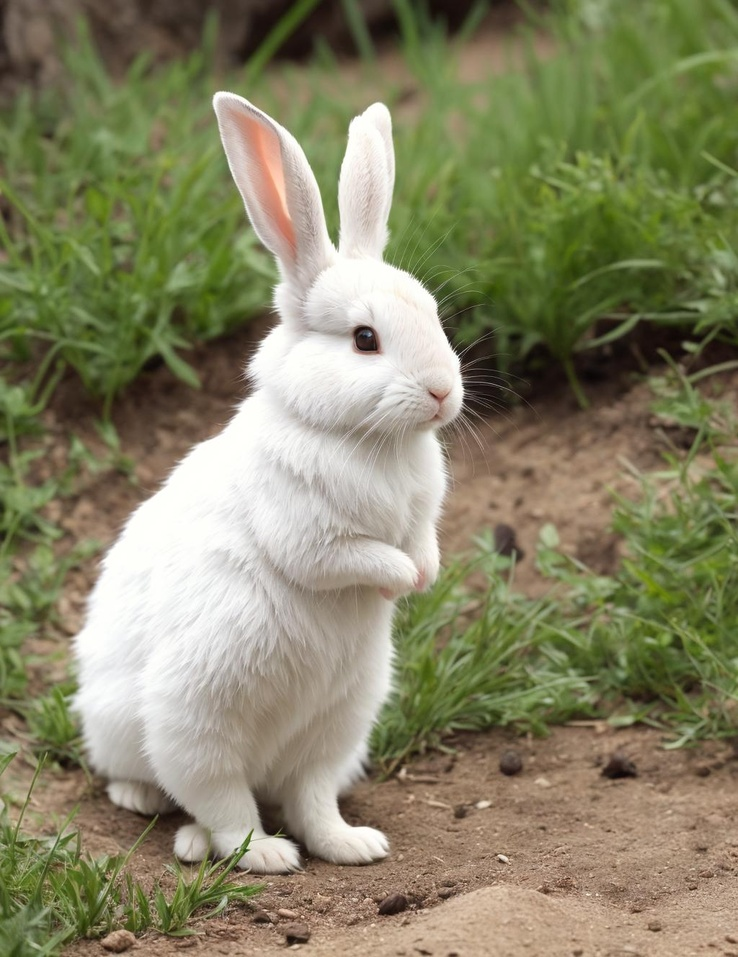
#> input picture homeworks/pic.jpeg, 738 x 957 px, shrunk from 1024 x 1328 before the run, found by its file name
$ jupyter execute tasks.ipynb
#> lines starting #> are read from the running program, lines starting #| are printed output that depends on the picture
### Васаулюа Брюнотт Тази -- М81

[cell 1]
import sys
import cv2
import numpy as np

1. Найти все orb features точки на изображении

[cell 2]
# Read the image file
img = cv2.imread(r"D:\University\Sem1\Computer vision\Computer-vision-course\homeworks\pic.jpeg")
#> img is the input picture: shape (957, 738, 3); mean B, G, R 101.6, 132.2, 134.5

# Check if the image file was read successfully
if img is None:
    print("Error: Unable to read image file.")
else:
    print("Image file read successfully.")

    # Convert the image to grayscale
    gray = cv2.cvtColor(img, cv2.COLOR_BGR2GRAY)
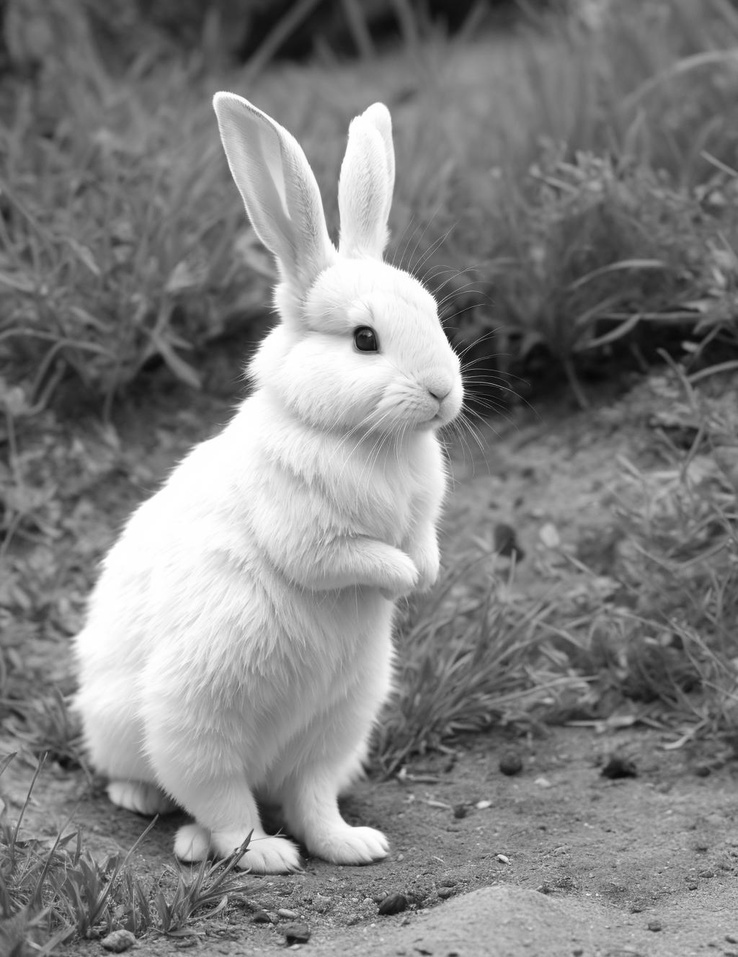
#> gray: shape (957, 738); min 5, max 255, mean 129.4

    # Create an ORB detector
    orb = cv2.ORB_create()

    # Detect keypoints
    keypoints = orb.detect(gray, None)
#> keypoints = 500 keypoints; strongest (x, y, size): (457, 356, 31), (456, 353, 31), (456, 351, 31), (373, 348, 111.1)

    # Draw keypoints on the original image
    img_drawn = cv2.drawKeypoints(img, keypoints, None, (0, 255, 0), 4)
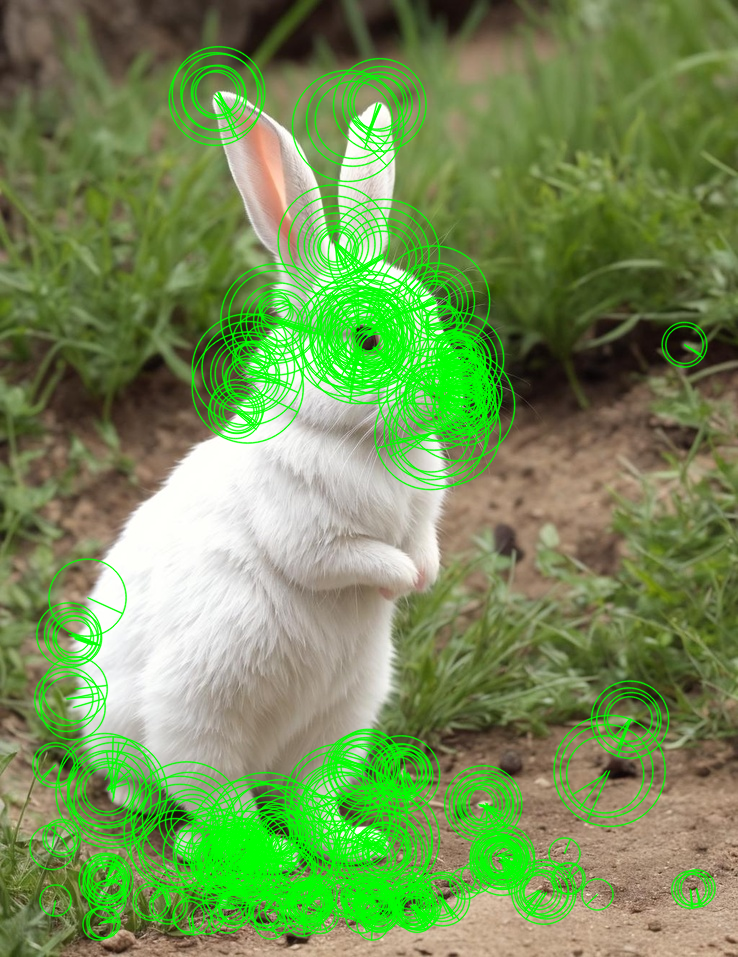
#> img_drawn: shape (957, 738, 3); mean B, G, R 86.5, 144.3, 116.1

    # Save the output image to a file
    cv2.imwrite("result1.jpg", img_drawn)

    print("Output image saved to result1.jpg")

2. Найти все sift features точки на изображении

[cell 3]
# Загрузите изображение
img = cv2.imread(r"D:\University\Sem1\Computer vision\Computer-vision-course\homeworks\pic.jpeg")

if img is None:
    print("Error: Unable to read image file.")
else:
    print("Image file read successfully.")

# Преобразуйте изображение в grayscale
gray = cv2.cvtColor(img, cv2.COLOR_BGR2GRAY)

# Создайте SIFT-детектор
sift = cv2.SIFT_create()

# Найдите ключевые точки (SIFT-признаки) на изображении
keypoints = sift.detect(gray, None)
#> keypoints = 2668 keypoints; strongest (x, y, size): (366, 340, 19.9), (279, 852, 20.2), (368, 841, 21.4), (351, 809, 19.3)

# Нарисуйте ключевые точки на изображении
img_keypoints = cv2.drawKeypoints(img, keypoints, None, (0, 255, 0), 4)


# Save the output image to a file
cv2.imwrite("result2.jpg", img_keypoints)

print("Output image saved to result2.jpg")

# # Выведите изображение с ключевыми точками
# cv2.imshow('SIFT-признаки', img_keypoints)
# cv2.waitKey(0)
# cv2.destroyAllWindows()

# Выведите количество найденных ключевых точек
print('Количество SIFT-признаков:', len(keypoints))
#| Количество SIFT-признаков: 2668

3. Найти canny edges на изображенни

[cell 4]
# Загрузите изображение
img = cv2.imread(r"D:\University\Sem1\Computer vision\Computer-vision-course\homeworks\pic.jpeg")

# Check if the image file was read successfully
if img is None:
    print("Error: Unable to read image file.")
else:
    print("Image file read successfully.")

# Преобразуйте изображение в grayscale
gray = cv2.cvtColor(img, cv2.COLOR_BGR2GRAY)

# Найдите Canny edges на изображении
edges = cv2.Canny(gray, 50, 150)
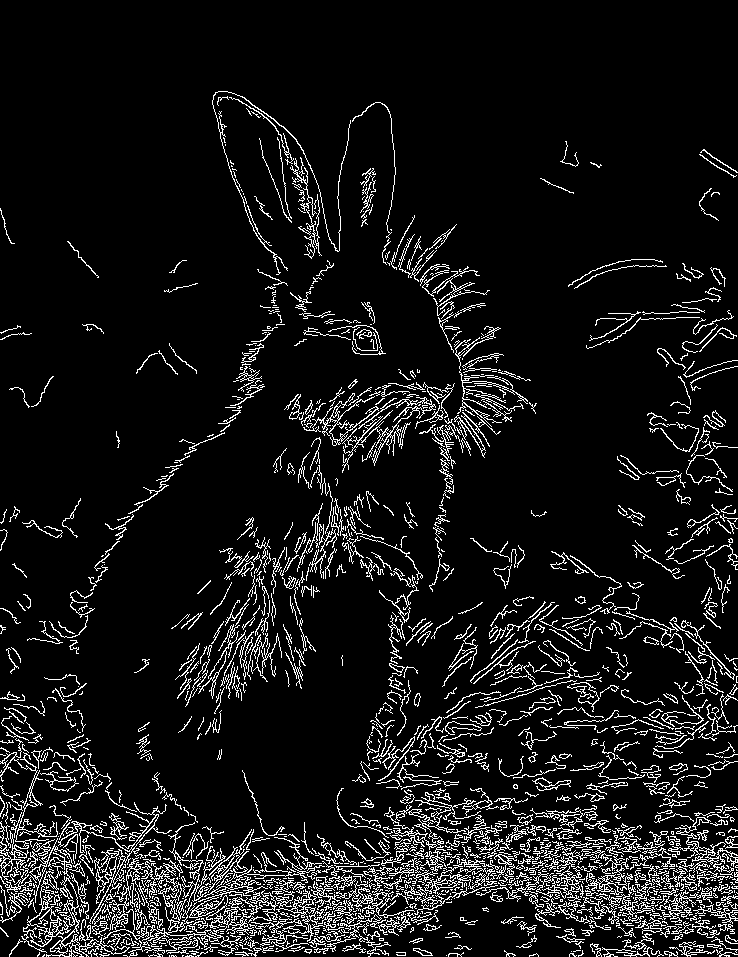
#> edges: shape (957, 738); 8.7% white in thin lines or dots

# # Выведите изображение с Canny edges
# cv2.imshow('Canny Edges', edges)
# cv2.waitKey(0)
# cv2.destroyAllWindows()
# Save the output image to a file

cv2.imwrite("result3.jpg", edges)

print("Output image saved to result3.jpg")

4. Перевести изображение в grayscale

[cell 5]
# [20 lines of commented-out code are left out]
img = cv2.imread(r"D:\University\Sem1\Computer vision\Computer-vision-course\homeworks\pic.jpeg")

# Check if the image file was read successfully
if img is None:
    print("Error: Unable to read image file.")
else:
    print("Image file read successfully.")

# Преобразуйте изображение в grayscale
gray = cv2.cvtColor(img, cv2.COLOR_BGR2GRAY)

# # Выведите grayscale-изображение
# cv2.imshow('Grayscale', gray)
# cv2.waitKey(0)
# cv2.destroyAllWindows()

# Save the output image to a file
cv2.imwrite("result4.jpg", gray)

print("Output image saved to result4.jpg")

5. Перевести изображение в hsv

[cell 6]
# Загрузите изображение
img = cv2.imread(r"D:\University\Sem1\Computer vision\Computer-vision-course\homeworks\pic.jpeg")

# Check if the image file was read successfully
if img is None:
    print("Error: Unable to read image file.")
else:
    print("Image file read successfully.")

# Преобразуйте изображение в HSV
hsv = cv2.cvtColor(img, cv2.COLOR_BGR2HSV)
#> hsv: shape (957, 738, 3); mean H, S, V 26.6, 85.1, 140.7

# # Выведите HSV-изображение
# cv2.imshow('HSV', hsv)
# cv2.waitKey(0)
# cv2.destroyAllWindows()

# Save the output image to a file
cv2.imwrite("result5.jpg", hsv)

print("Output image saved to result5.jpg")

6. Отразить изображение по правой границе

[cell 7]
# Загрузите изображение
img = cv2.imread(r"D:\University\Sem1\Computer vision\Computer-vision-course\homeworks\pic.jpeg")

# Check if the image file was read successfully
if img is None:
    print("Error: Unable to read image file.")
else:
    print("Image file read successfully.")

# Отразите изображение по правой границе
flipped_img = cv2.flip(img, 1)

# # Выведите отраженное изображение
# cv2.imshow('Flipped Image', flipped_img)
# cv2.waitKey(0)
# cv2.destroyAllWindows()
# Save the output image to a file

cv2.imwrite("result6.jpg", flipped_img)

print("Output image saved to result6.jpg")

7. Отразить изображение по нижней границе

[cell 8]
# Загрузите изображение
img = cv2.imread(r"D:\University\Sem1\Computer vision\Computer-vision-course\homeworks\pic.jpeg")

# Check if the image file was read successfully
if img is None:
    print("Error: Unable to read image file.")
else:
    print("Image file read successfully.")

# Отразите изображение по нижней границе
flipped_img = cv2.flip(img, 0)
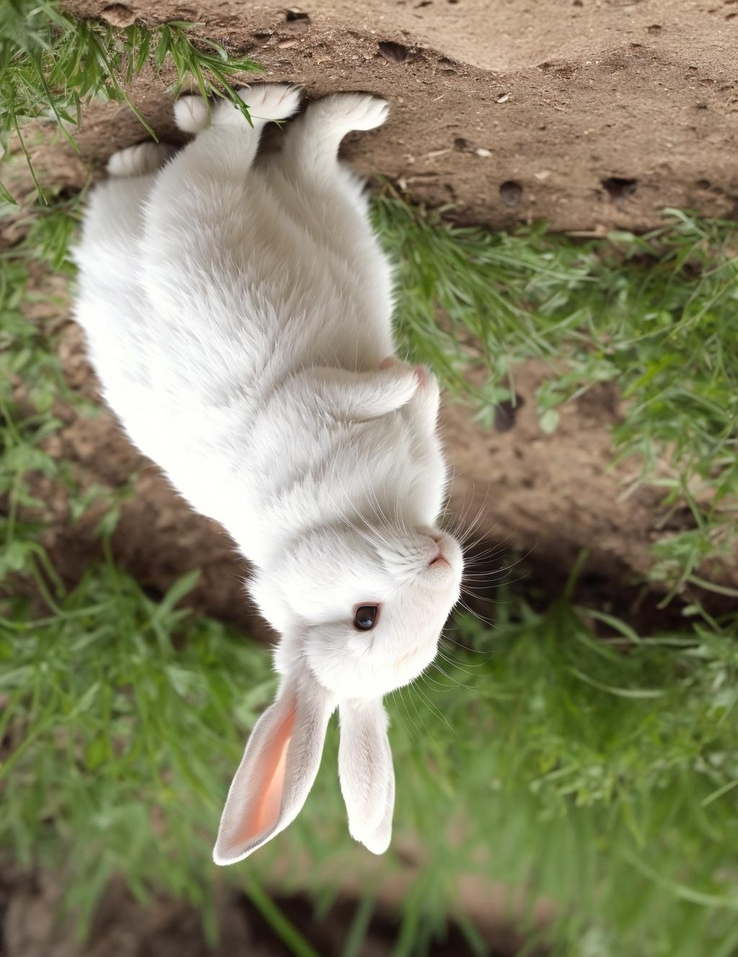
#> flipped_img: shape (957, 738, 3); mean B, G, R 101.6, 132.2, 134.5

# # Выведите отраженное изображение
# cv2.imshow('Flipped Image', flipped_img)
# cv2.waitKey(0)
# cv2.destroyAllWindows()
cv2.imwrite("result7.jpg", flipped_img)

print("Output image saved to result7.jpg")

8. Повернуть изображение на 45 градусов

[cell 9]
# Загрузите изображение
img = cv2.imread(r"D:\University\Sem1\Computer vision\Computer-vision-course\homeworks\pic.jpeg")

# Check if the image file was read successfully
if img is None:
    print("Error: Unable to read image file.")
else:
    print("Image file read successfully.")

# Определите матрицу поворота
(h, w) = img.shape[:2]
#> h = 957; w = 738
center = (w // 2, h // 2)
#> center = (369, 478)
M = cv2.getRotationMatrix2D(center, 45, 1.0)

# Поверните изображение
rotated_img = cv2.warpAffine(img, M, (w, h))

# # Выведите повернутое изображение
# cv2.imshow('Rotated Image', rotated_img)
# cv2.waitKey(0)
# cv2.destroyAllWindows()

cv2.imwrite("result8.jpg", rotated_img)

print("Output image saved to result8.jpg")

9. Повернуть изображение на 30 градусов вокруг заданной точки

[cell 10]
# Загрузите изображение
img = cv2.imread(r"D:\University\Sem1\Computer vision\Computer-vision-course\homeworks\pic.jpeg")

# Check if the image file was read successfully
if img is None:
    print("Error: Unable to read image file.")
else:
    print("Image file read successfully.")

# Определите точку поворота
center_x, center_y = 100, 100  # задайте координаты точки поворота

# Определите матрицу поворота
(h, w) = img.shape[:2]
M = cv2.getRotationMatrix2D((center_x, center_y), 30, 1.0)

# Поверните изображение
rotated_img = cv2.warpAffine(img, M, (w, h))
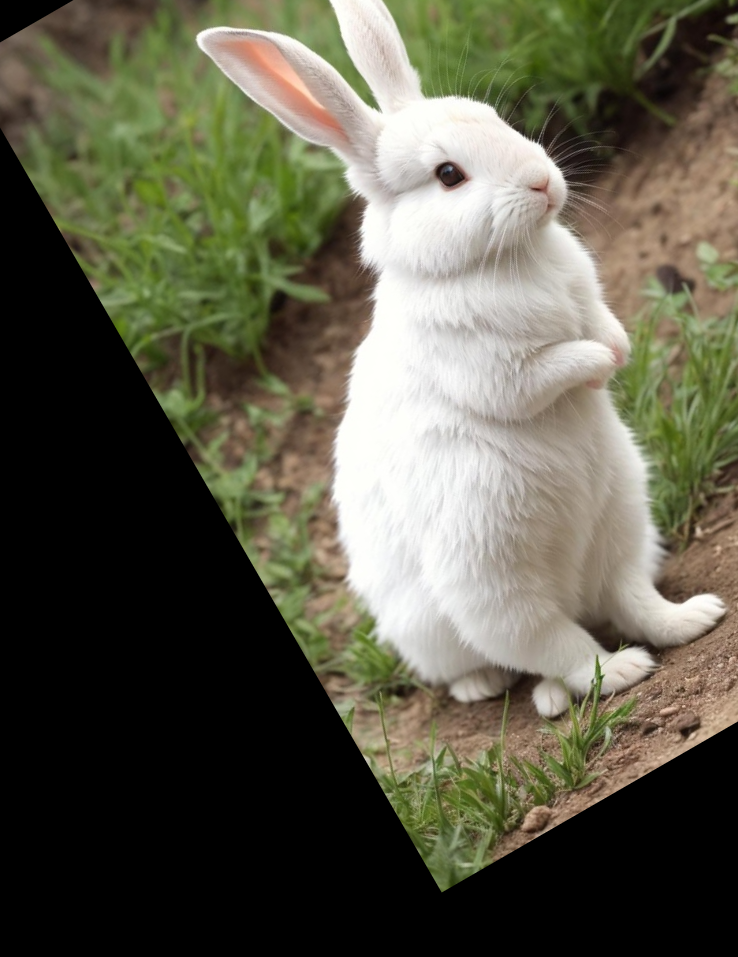
#> rotated_img: shape (957, 738, 3); mean B, G, R 74.6, 91.5, 93.2

# # Выведите повернутое изображение
# cv2.imshow('Rotated Image', rotated_img)
# cv2.waitKey(0)
# cv2.destroyAllWindows()

cv2.imwrite("result9.jpg", rotated_img)

print("Output image saved to result9.jpg")

10. Сместить изображение на 10 пикселей вправо

[cell 11]
# Загрузите изображение
img = cv2.imread(r"D:\University\Sem1\Computer vision\Computer-vision-course\homeworks\pic.jpeg")

# Check if the image file was read successfully
if img is None:
    print("Error: Unable to read image file.")
else:
    print("Image file read successfully.")

# Определите матрицу смещения
M = np.float32([[1, 0, 10], [0, 1, 0]])

# Сместите изображение
shifted_img = cv2.warpAffine(img, M, (img.shape[1], img.shape[0]))
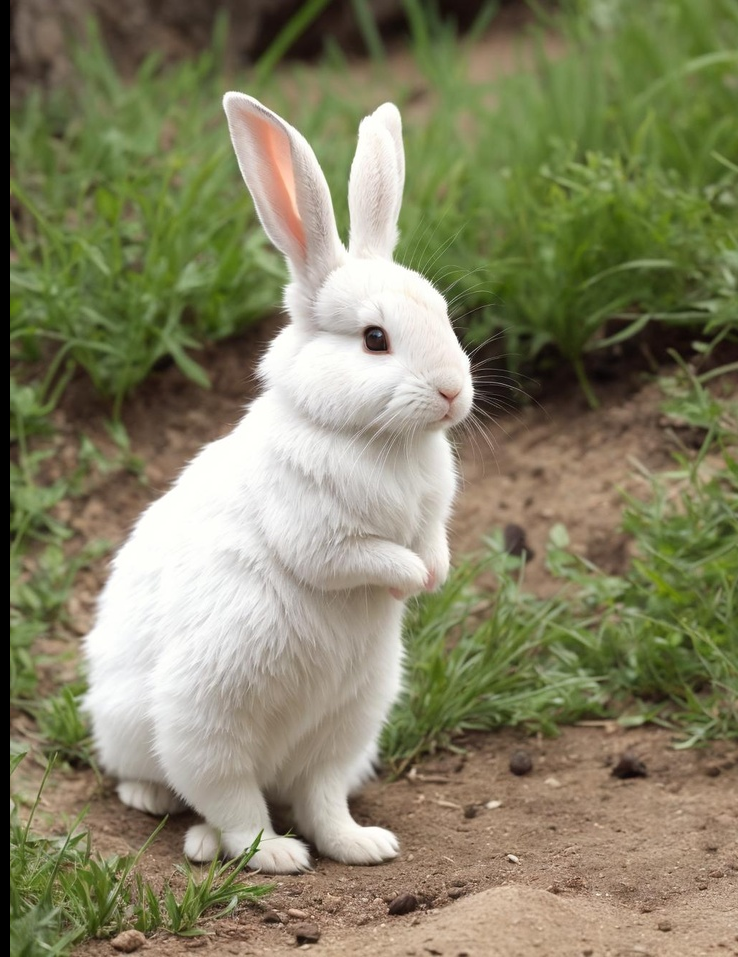
#> shifted_img: shape (957, 738, 3); mean B, G, R 100.6, 130.7, 133

# # Выведите смещенное изображение
# cv2.imshow('Shifted Image', shifted_img)
# cv2.waitKey(0)
# cv2.destroyAllWindows()

cv2.imwrite("result10.jpg", shifted_img)

print("Output image saved to result10.jpg")

$ run again, with homeworks/lapin.jpg copied over homeworks/pic.jpeg
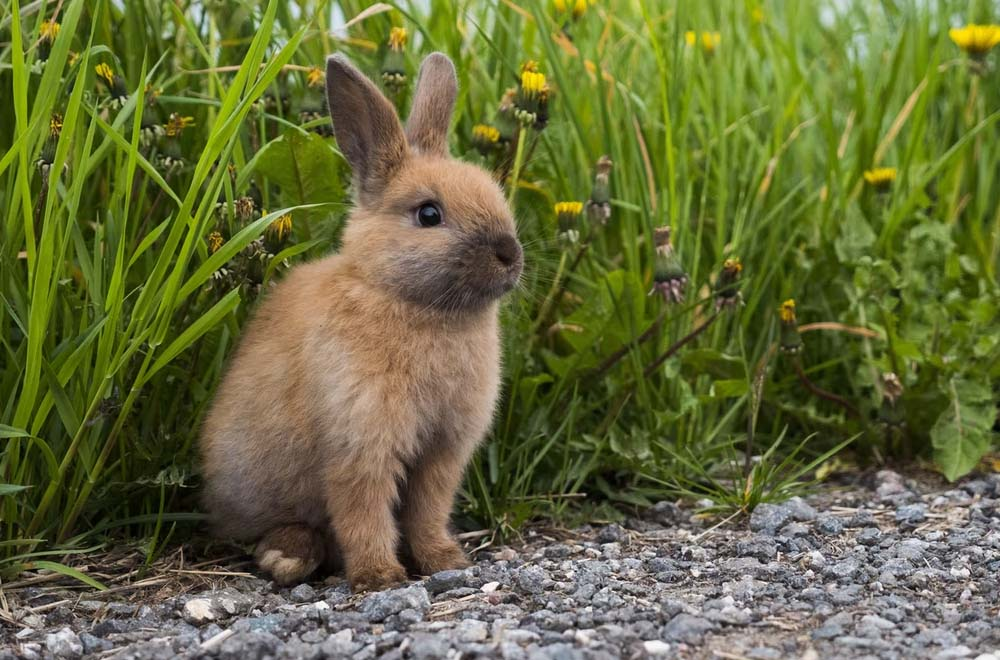
#> input picture homeworks/lapin.jpg, 1000 x 660 px, found by its file name
#> img is the input picture: shape (660, 1000, 3); mean B, G, R 59.6, 107.3, 102.5
#> `keypoints = orb.detect(gray, None)`: keypoints = 500 keypoints; strongest (x, y, size): (778, 553, 31), (482, 588, 31), (779, 553, 37.2), (618, 579, 31)
#> `keypoints = sift.detect(gray, None)`: keypoints = 7275 keypoints; strongest (x, y, size): (499, 588, 3.8), (881, 589, 2.1), (321, 605, 6.6), (199, 607, 14.8)
#| Количество SIFT-признаков: 7275
#> `edges = cv2.Canny(gray, 50, 150)`:
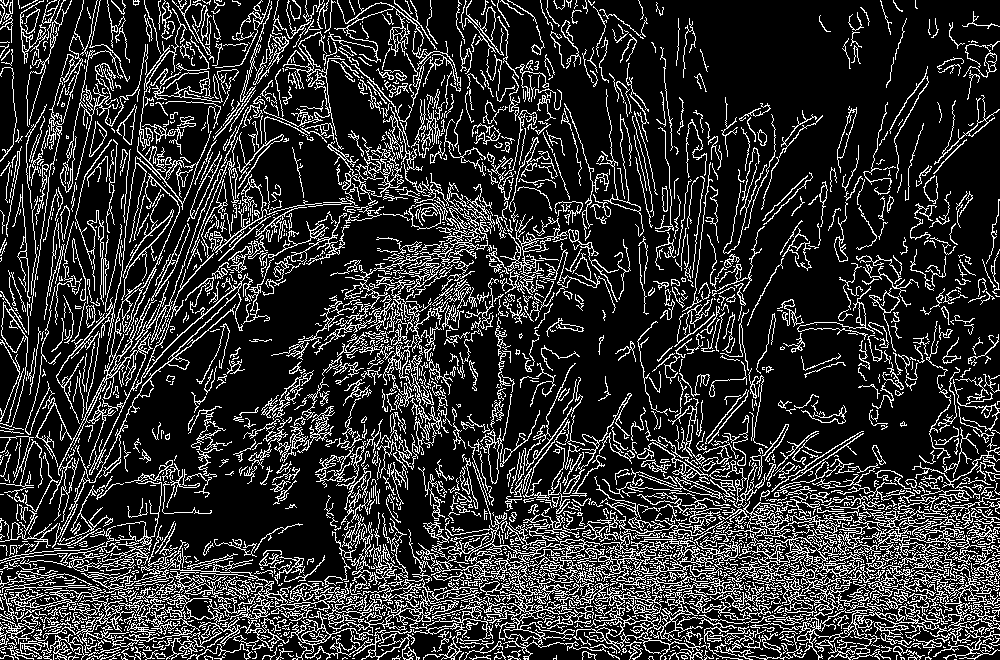
#> edges: shape (660, 1000); 19% white in thin lines or dots
#> hsv: shape (660, 1000, 3); mean H, S, V 41.7, 134.6, 113.2
#> `shifted_img = cv2.warpAffine(img, M, (img.shape[1], img.shape[0]))`:
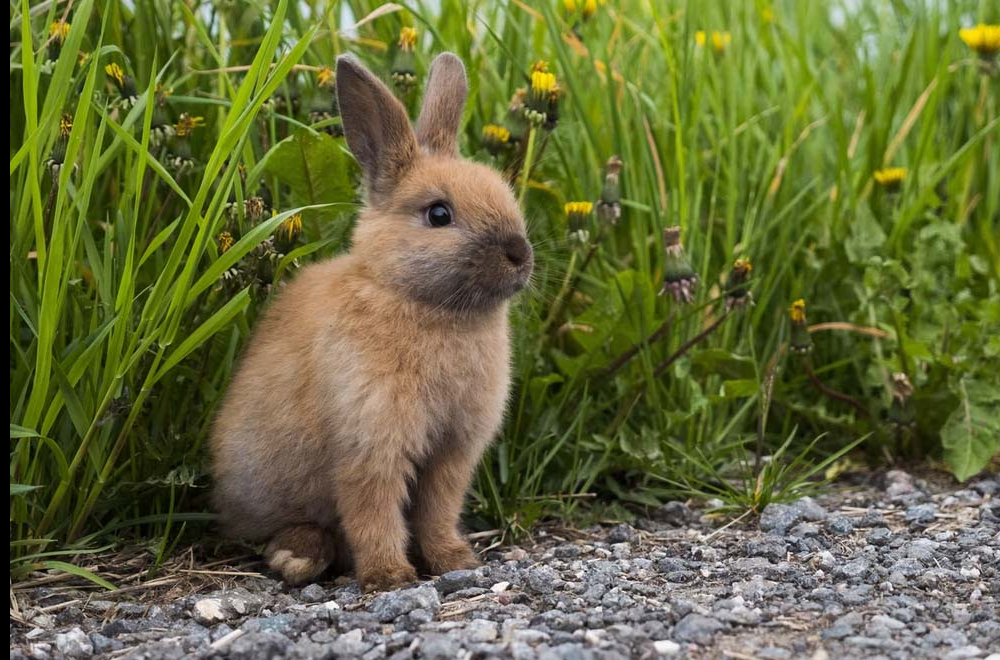
#> shifted_img: shape (660, 1000, 3); mean B, G, R 59, 106.2, 101.5
